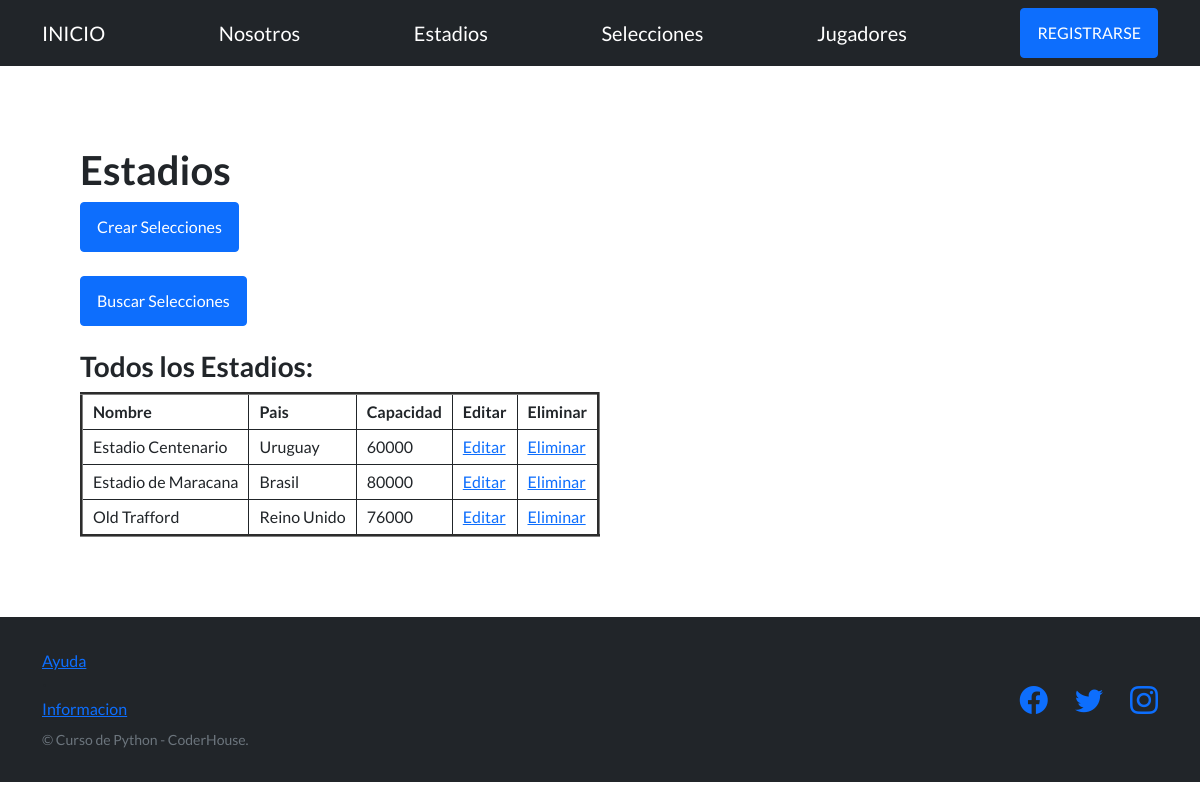
The app's page /estadios/, older data.
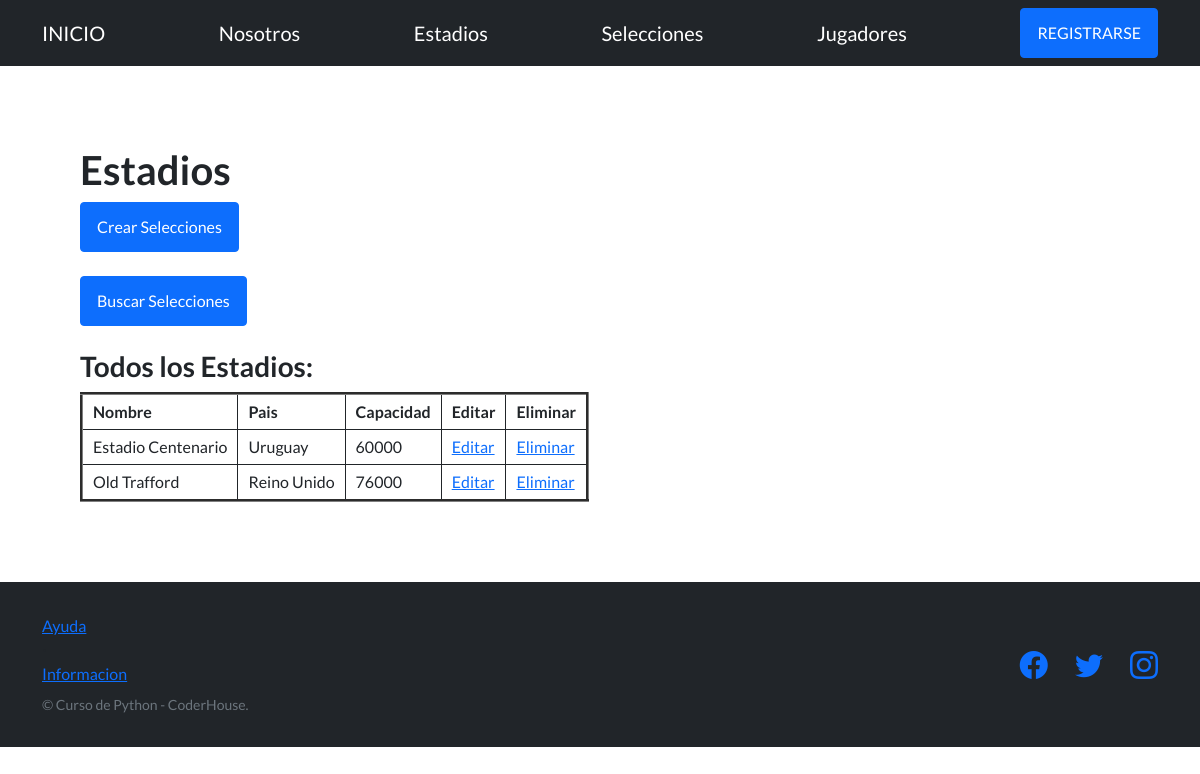
The same page, newer data.
### app_mundial/models.py (models this page shows, shortened)
class Estadios(models.Model):
    nombre = models.CharField(max_length=500)
    pais = models.CharField(max_length=500)
    capacidad = models.IntegerField()

### app_mundial/views.py (the view)
# urls.py: path('estadios/', views.estadios, name="estadios"),
def estadios(request):
      estadios = Estadios.objects.all()
      contexto = {"estadios": estadios}
      borrado = request.GET.get("borrado", None)
      contexto ["borrado"]= borrado
      return render(request, "app_mundial/estadios.html", contexto)

### app_mundial/templates/app_mundial/Estadios.html (shortened to what this page needs)
{% extends "app_mundial/plantilla_base.html" %}
{% block contenido_base %}
<h1>Estadios</h1>
<a href="{% url "estadios_formulario" %}"><button type="button" class="btn btn-primary">Crear Selecciones</button></a>
<br><br>
<a href="{% url "busqueda_estadios_form" %}"><button type="button" class="btn btn-primary">Buscar Selecciones</button></a>
<br><br>
<h3>Todos los Estadios:</h3>
<table border="3">
  <tbody>
    <tr>
        <td>
            <b>Nombre</b>
        </td>
        <td>
            <b>Pais</b>
        </td>
         <td>
            <b>Capacidad</b>
        </td>
        <th>Editar</th>
        <th>Eliminar</th>
    </tr>
    {% for estadio in estadios %}
    <tr>
        <td>{{estadio.nombre}}</td>
        <td>{{estadio.pais}}</td>
        <td>{{estadio.capacidad}}</td>
        <td><a href="{% url "editar_estadios" estadio.id %}">Editar</a></td>
        <td><a href="{% url "eliminar_estadios" estadio.id %}">Eliminar</a></td>
    </tr>
    {% endfor %}
  </tbody>
</table>
{% endblock contenido_base %}

Row changes from the older to the newer data that the page shows:
removed Estadios: nombre "Estadio de Maracana", pais "Brasil", capacidad "80000"
